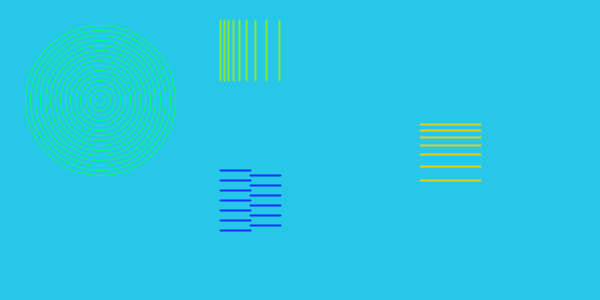
Frame 1 (no input)
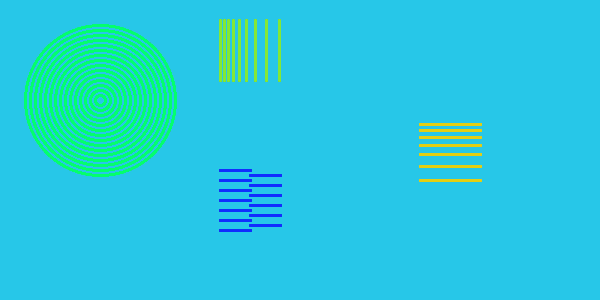
Frame 60 (the mouse pressed at the canvas centre just before this capture)
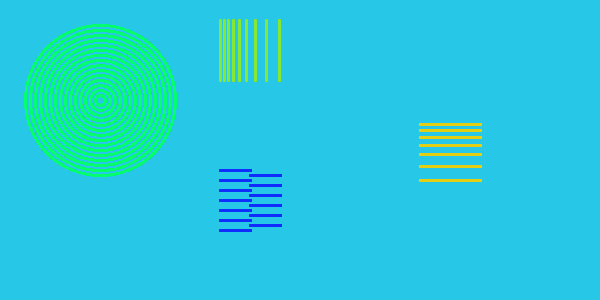
Frame 120 (the mouse held since frame 60 and released just before this capture)

The Processing sketch that drew these frames (run headless with seeded random() and noise(); from frame 60 on, the mouse is pressed at the canvas centre):

// Processing sketch: forLoopDiff_updates
// ── forLoopDiff_updates.pde
/*
From the Processing Handbook by Ben Fry and Casey Reas, 2007
https://processing.org/handbook/
*/

void setup() {
  size(600, 300);
  background(39, 199, 232); // sky blue
}


void draw() {
  noFill();
  stroke(3, 255, 108); // lime green
  for (int d = 150; d > 0; d -=10) {
    ellipse(100, 100, d, d);
  }

  strokeWeight(2);
  stroke(229, 207, 18); // mustard
  for (int x = 80; x > 20; x /= 1.2) {
    line(420, x+100, 480, x+100);
  }

  strokeWeight(2);
  stroke(16, 45, 255); // deep blue
  for (int x = 120; x <= 180; x+= 5) {
    if ((x % 10) == 0) {
      line(220, x+50, 250, x+50);
    } else {
      line(250, x+50, 280, x+50);
    }
  }
  
  stroke(132, 232, 52); // grass green
  for(int x = 20; x < 80; x *= 1.2){
    line(x+200, 20, x+200, 80);
  }
}
